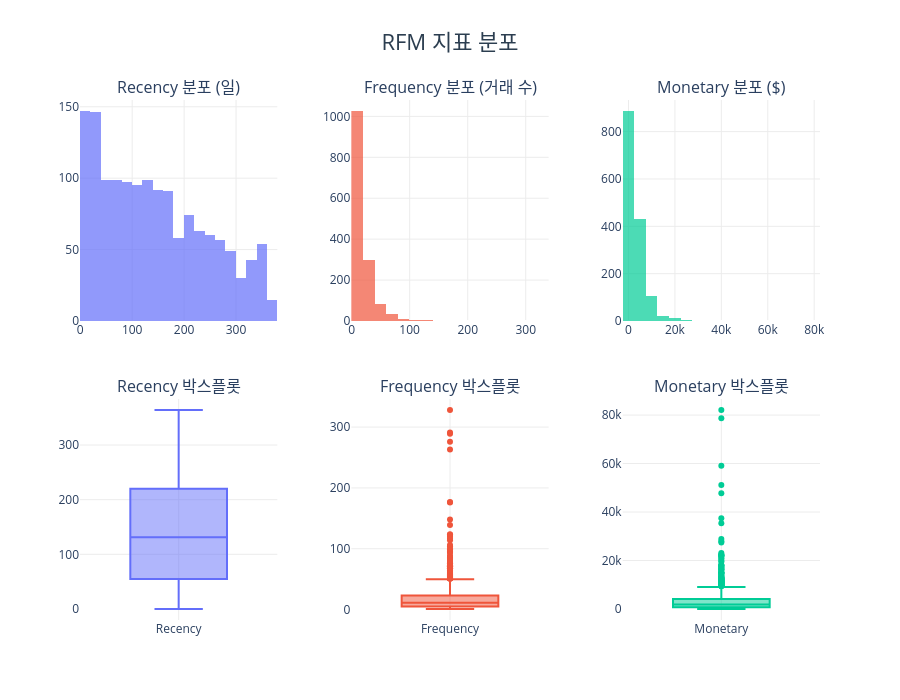

Notebook source saved alongside this figure:
### Code cell
fig = make_subplots(
    rows=2, cols=3,
    subplot_titles=(
        'Recency 분포 (일)', 'Frequency 분포 (거래 수)', 'Monetary 분포 ($)',
        'Recency 박스플롯', 'Frequency 박스플롯', 'Monetary 박스플롯'
    ),
    vertical_spacing=0.15,
    horizontal_spacing=0.1
)

metrics = ['Recency', 'Frequency', 'Monetary']
colors = ['#636EFA', '#EF553B', '#00CC96']

for i, (metric, color) in enumerate(zip(metrics, colors), 1):
    fig.add_trace(
        go.Histogram(x=rfm[metric], marker_color=color, opacity=0.7,
                     name=metric, showlegend=False, nbinsx=30),
        row=1, col=i
    )
    fig.add_trace(
        go.Box(y=rfm[metric], marker_color=color, name=metric,
               showlegend=False, boxpoints='outliers'),
        row=2, col=i
    )

fig.update_layout(
    title=dict(text='RFM 지표 분포',
               font=dict(size=22, color='#2c3e50'), x=0.5, xanchor='center'),
    height=700, plot_bgcolor='white'
)
fig.update_xaxes(gridcolor='#ececec')
fig.update_yaxes(gridcolor='#ececec')
fig.show()

### Figure 1 — Plotly figure (JSON) as saved in the notebook; plotly's stock layout.template omitted (floating-point values rounded to 4 significant figures; data arrays with more than 128 entries replaced by an {"elided": "..."} marker saying what was removed)
{"data": [{"marker": {"color": "#636EFA"}, "name": "Recency", "nbinsx": 30, "opacity": 0.7, "showlegend": false, "type": "histogram", "x": {"elided": "1468 int values"}, "xaxis": "x", "yaxis": "y"}, {"boxpoints": "outliers", "marker": {"color": "#636EFA"}, "name": "Recency", "showlegend": false, "type": "box", "xaxis": "x4", "y": {"elided": "1468 int values"}, "yaxis": "y4"}, {"marker": {"color": "#EF553B"}, "name": "Frequency", "nbinsx": 30, "opacity": 0.7, "showlegend": false, "type": "histogram", "x": {"elided": "1468 int values"}, "xaxis": "x2", "yaxis": "y2"}, {"boxpoints": "outliers", "marker": {"color": "#EF553B"}, "name": "Frequency", "showlegend": false, "type": "box", "xaxis": "x5", "y": {"elided": "1468 int values"}, "yaxis": "y5"}, {"marker": {"color": "#00CC96"}, "name": "Monetary", "nbinsx": 30, "opacity": 0.7, "showlegend": false, "type": "histogram", "x": {"elided": "1468 float values"}, "xaxis": "x3", "yaxis": "y3"}, {"boxpoints": "outliers", "marker": {"color": "#00CC96"}, "name": "Monetary", "showlegend": false, "type": "box", "xaxis": "x6", "y": {"elided": "1468 float values"}, "yaxis": "y6"}], "layout": {"annotations": [{"font": {"size": 16}, "showarrow": false, "text": "Recency 분포 (일)", "x": 0.1333, "xanchor": "center", "xref": "paper", "y": 1, "yanchor": "bottom", "yref": "paper"}, {"font": {"size": 16}, "showarrow": false, "text": "Frequency 분포 (거래 수)", "x": 0.5, "xanchor": "center", "xref": "paper", "y": 1, "yanchor": "bottom", "yref": "paper"}, {"font": {"size": 16}, "showarrow": false, "text": "Monetary 분포 ($)", "x": 0.8667, "xanchor": "center", "xref": "paper", "y": 1, "yanchor": "bottom", "yref": "paper"}, {"font": {"size": 16}, "showarrow": false, "text": "Recency 박스플롯", "x": 0.1333, "xanchor": "center", "xref": "paper", "y": 0.425, "yanchor": "bottom", "yref": "paper"}, {"font": {"size": 16}, "showarrow": false, "text": "Frequency 박스플롯", "x": 0.5, "xanchor": "center", "xref": "paper", "y": 0.425, "yanchor": "bottom", "yref": "paper"}, {"font": {"size": 16}, "showarrow": false, "text": "Monetary 박스플롯", "x": 0.8667, "xanchor": "center", "xref": "paper", "y": 0.425, "yanchor": "bottom", "yref": "paper"}], "height": 700, "plot_bgcolor": "white", "title": {"font": {"color": "#2c3e50", "size": 22}, "text": "RFM 지표 분포", "x": 0.5, "xanchor": "center"}, "xaxis": {"anchor": "y", "domain": [0, 0.2667], "gridcolor": "#ececec"}, "xaxis2": {"anchor": "y2", "domain": [0.3667, 0.6333], "gridcolor": "#ececec"}, "xaxis3": {"anchor": "y3", "domain": [0.7333, 1], "gridcolor": "#ececec"}, "xaxis4": {"anchor": "y4", "domain": [0, 0.2667], "gridcolor": "#ececec"}, "xaxis5": {"anchor": "y5", "domain": [0.3667, 0.6333], "gridcolor": "#ececec"}, "xaxis6": {"anchor": "y6", "domain": [0.7333, 1], "gridcolor": "#ececec"}, "yaxis": {"anchor": "x", "domain": [0.575, 1], "gridcolor": "#ececec"}, "yaxis2": {"anchor": "x2", "domain": [0.575, 1], "gridcolor": "#ececec"}, "yaxis3": {"anchor": "x3", "domain": [0.575, 1], "gridcolor": "#ececec"}, "yaxis4": {"anchor": "x4", "domain": [0, 0.425], "gridcolor": "#ececec"}, "yaxis5": {"anchor": "x5", "domain": [0, 0.425], "gridcolor": "#ececec"}, "yaxis6": {"anchor": "x6", "domain": [0, 0.425], "gridcolor": "#ececec"}}}
